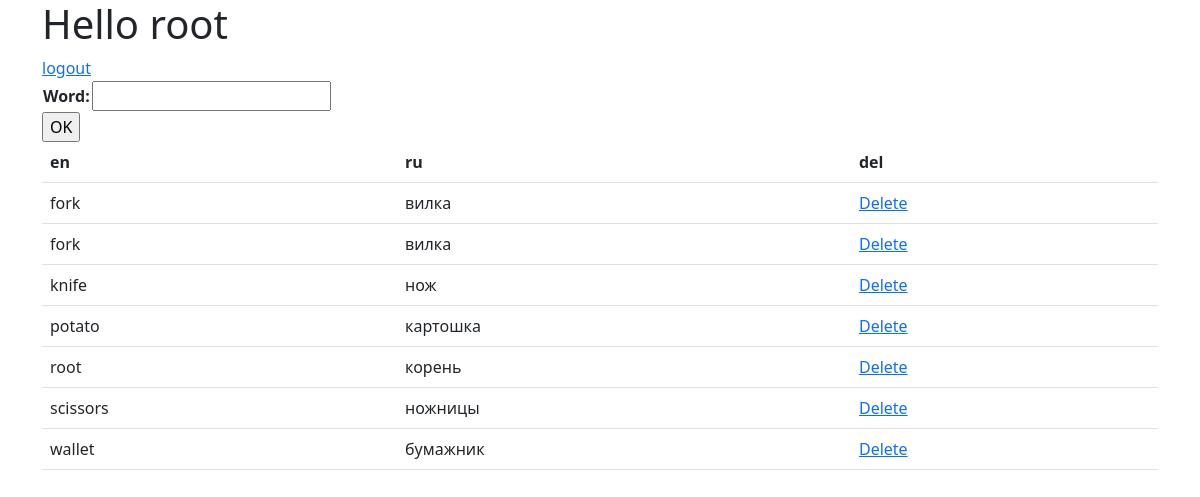
The page / (signed in) on the database its author committed.
### dict/models.py (models this page shows, shortened)
class Word(models.Model):
    user = models.ForeignKey(User, on_delete=models.CASCADE, null=True, blank=True)
    title = models.CharField(max_length=200, null=True, blank=True)
    description = models.TextField(null=True, blank=True)
    class Meta:
        ordering = ["title"]

### dict/views.py (the view, shortened to what this page needs)
# urls.py: path("", index, name="index"),
def index(request):
    if not request.user.is_authenticated:
        return HttpResponseRedirect("login/")
    wordform = WordForm()
    words = Word.objects.filter(user=request.user)
    context = {"wordform": wordform, "words": words}
    return render(request, "dict/index.html", context=context)

### dict/forms.py
class WordForm(forms.Form):
    title = forms.CharField(
        label="Word",
        max_length=300,
    )

### dict/templates/dict/index.html (shortened to what this page needs)
{% extends 'base.html' %}
{% block content %}
<div class="container">
    <div class="row">
        <div class="col">
            <form action="" method='post'>
                <table>
                    {{wordform.as_table}}
                </table>
                <input type="submit" value='OK'>
            </form>
            <table class="table">
                <thead>
                    <tr>
                        <th scope="col">en</th>
                        <th scope="col">ru</th>
                        <th scope="col">del</th>
                    </tr>
                </thead>
                <tbody>
                    {% for word in words %}
                    <tr>
                        <td>{{word.title}}</td>
                        <td>{{word.description}}</td>
                        <td><a href="delete/{{word.pk}}">Delete</a></td>
                    </tr>
                    {% endfor %}
                </tbody>
            </table>
        </div>
    </div>
</div>
{% endblock content %}

### dict/templates/base.html (shortened to what this page needs)
<!DOCTYPE html>
<html lang="en">
<head>
<link href="https://cdn.jsdelivr.net/npm/bootstrap@5.2.2/dist/css/bootstrap.min.css" rel="stylesheet">
</head>
<body>
    <div class="container">
        <div class="row">
            <h1>Hello {{user}}</h1>
            {% if user.is_authenticated %}
            <a href="{% url 'logout' %}">logout</a>
            {% else %}
            <a href="{% url 'login' %}">login</a>
            <a href="{% url 'register' %}">register</a>
            {% endif %}
            {% block content %}
            {% endblock content %}
        </div>
    </div>
</body>
</html>

### rows shown on the page
Word: title "fork", description "вилка"
Word: title "fork", description "вилка"
Word: title "knife", description "нож"
Word: title "potato", description "картошка"
Word: title "root", description "корень"
Word: title "scissors", description "ножницы"
Word: title "wallet", description "бумажник"
